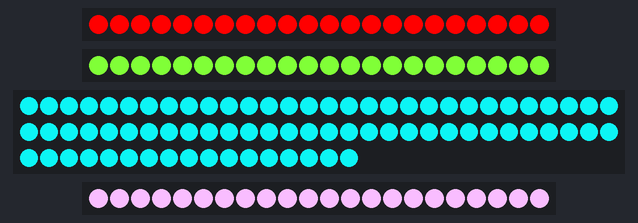
Recording of a sketch running on a simulated Arduino Uno, built with avr-gcc and run on an emulated ATmega328P. Parts: 3 × 22 RGB LEDs in strip order, left to right, 77 RGB LEDs in strip order, left to right, continuing on the next row.

Above: at 0.1 s.

The sketch:

_4_colors_neopi.ino
```cpp
// This is a demonstration on how to use an input device to trigger changes on your neo pixels.
// You should wire a momentary push button to connect from ground to a digital IO pin.  When you
// press the button it will change to a new pixel animation.  Note that you need to press the
// button once to start the first animation!

#include <Adafruit_NeoPixel.h>

#define PIXEL_PIN    6    // Digital IO pin connected to the NeoPixels.
#define PIXEL_PIN2    5    // Digital IO pin connected to the NeoPixels.
#define PIXEL_PIN3    4    // Digital IO pin connected to the NeoPixels.
#define PIXEL_PIN4    7    // Digital IO pin connected to the NeoPixels.
#define PIXEL_PIN7    7    // Digital IO pin connected to the NeoPixels.


#define PIXEL_COUNT 5

Adafruit_NeoPixel strip = Adafruit_NeoPixel(22, PIXEL_PIN, NEO_GRB + NEO_KHZ800);
Adafruit_NeoPixel strip2 = Adafruit_NeoPixel(22, PIXEL_PIN2, NEO_GRB + NEO_KHZ800);
Adafruit_NeoPixel strip3 = Adafruit_NeoPixel(77, PIXEL_PIN3, NEO_GRB + NEO_KHZ800);
Adafruit_NeoPixel strip4 = Adafruit_NeoPixel(22 , PIXEL_PIN4, NEO_GRB + NEO_KHZ800);

uint32_t RED = strip.Color(255, 0, 0);
uint32_t ORANGE = strip.Color(255, 30, 0);
uint32_t YELLOW = strip.Color(128, 255, 55);
uint32_t GREEN = strip.Color(0, 255, 0);
uint32_t BLUE = strip.Color(11,222,222);
uint32_t PURPLE = strip.Color(249,189,255);


void setup() {
  strip.begin();
  strip.show(); // Initialize all pixels to 'off'
  strip2.begin();
  strip2.show(); // Initialize all pixels to 'off'
  strip3.begin();
  strip3.show(); // Initialize all pixels to 'off'
  strip4.begin();
  strip4.show(); // Initialize all pixels to 'off'

        Serial.print("1:");
        Serial.print(strip.numPixels());
        Serial.print("2:");
        Serial.print(strip2.numPixels());
        Serial.print("3:");
        Serial.print(strip3.numPixels());
        Serial.print("4:");
        Serial.print(strip4.numPixels());
    Serial.begin(9600); //

}

void loop() {
    for(int i=0; i<strip.numPixels(); i++) { // For each pixel in strip...
      strip.setPixelColor(i, RED);         //  Set pixel's color (in RAM)
    }
    for(int i=0; i<strip2.numPixels(); i++) { // For each pixel in strip...
      strip2.setPixelColor(i, YELLOW);         //  Set pixel's color (in RAM)
    }
    for(int i=0; i<strip3.numPixels(); i++) { // For each pixel in strip...
      strip3.setPixelColor(i, BLUE);         //  Set pixel's color (in RAM)
    }
    for(int i=0; i<strip4.numPixels(); i++) { // For each pixel in strip...
      strip4.setPixelColor(i, PURPLE);         //  Set pixel's color (in RAM)
    }
    strip.show();                          //  Update strip to match
    strip2.show();                          //  Update strip to match
    strip3.show();                          //  Update strip to match
    strip4.show();                          //  Update strip to match

  delay(500);
//    for(int i=0; i<strip.numPixels(); i++) { // For each pixel in strip...
//    strip.setPixelColor(i, strip.Color(255,   0,   0));         //  Set pixel's color (in RAM)
//    }
//    for(int i=0; i<strip2.numPixels(); i++) { // For each pixel in strip...
//    strip2.setPixelColor(i, strip.Color(  0, 255,   0));         //  Set pixel's color (in RAM)
//    }
//    for(int i=0; i<strip3.numPixels(); i++) { // For each pixel in strip...
//    strip3.setPixelColor(i, strip.Color(  0,   0, 255));         //  Set pixel's color (in RAM)
//    }
//    for(int i=0; i<strip4.numPixels(); i++) { // For each pixel in strip...
//    strip4.setPixelColor(i, strip.Color(  0,   0,   0, 255));         //  Set pixel's color (in RAM)
//  }
    strip.clear();                          //  Update strip to match
    strip2.clear();                          //  Update strip to match
    strip3.clear();                          //  Update strip to match
    strip4.clear();                          //  Update strip to match
    strip.show();                          //  Update strip to match
    strip2.show();                          //  Update strip to match
    strip3.show();                          //  Update strip to match
    strip4.show();                          //  Update strip to match
  delay(500);

}
```
